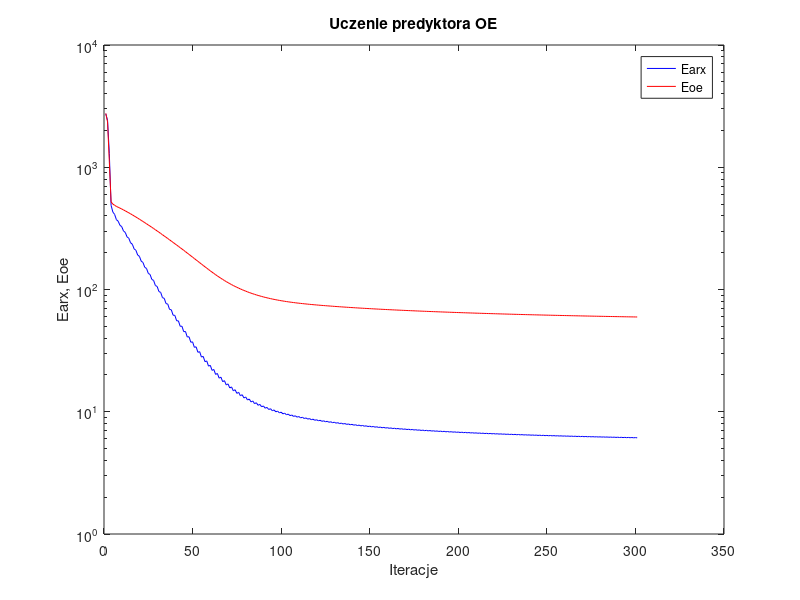
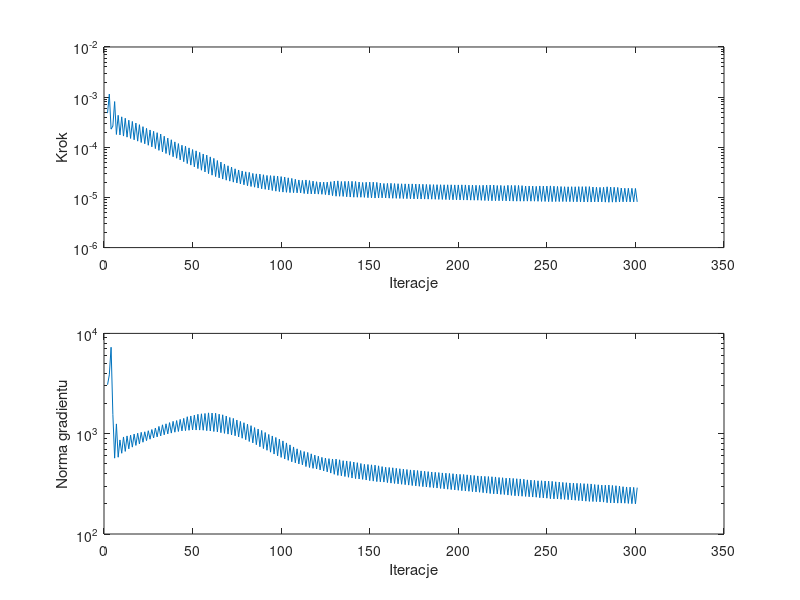

The MATLAB script that drew these images, in order:
%uczenie predyktora oe
clear all;
n=0; farx(n+1)=2.737813e+003; foe(n+1)=2.759058e+003; wspucz(n+1)=0.000000e+000; ng(n+1)=0.000000e+000;
n=1; farx(n+1)=2.421047e+003; foe(n+1)=2.350441e+003; krok(n+1)=4.807698e-004; ng(n+1)=3.076864e+003;
n=2; farx(n+1)=1.291677e+003; foe(n+1)=1.114692e+003; krok(n+1)=1.151653e-003; ng(n+1)=3.862009e+003;
n=3; farx(n+1)=4.879434e+002; foe(n+1)=5.206856e+002; krok(n+1)=2.302017e-004; ng(n+1)=7.275543e+003;
n=4; farx(n+1)=4.300931e+002; foe(n+1)=4.993201e+002; krok(n+1)=2.647244e-004; ng(n+1)=1.557351e+003;
n=5; farx(n+1)=4.111967e+002; foe(n+1)=4.887516e+002; krok(n+1)=8.158254e-004; ng(n+1)=5.705232e+002;
n=6; farx(n+1)=3.726295e+002; foe(n+1)=4.781259e+002; krok(n+1)=1.802468e-004; ng(n+1)=1.252179e+003;
n=7; farx(n+1)=3.620150e+002; foe(n+1)=4.707577e+002; krok(n+1)=4.342261e-004; ng(n+1)=5.829320e+002;
n=8; farx(n+1)=3.351581e+002; foe(n+1)=4.631252e+002; krok(n+1)=1.761674e-004; ng(n+1)=8.665262e+002;
n=9; farx(n+1)=3.268001e+002; foe(n+1)=4.555722e+002; krok(n+1)=4.047370e-004; ng(n+1)=6.382121e+002;
n=10; farx(n+1)=3.011234e+002; foe(n+1)=4.476959e+002; krok(n+1)=1.674127e-004; ng(n+1)=9.276871e+002;
n=11; farx(n+1)=2.931301e+002; foe(n+1)=4.399076e+002; krok(n+1)=3.795463e-004; ng(n+1)=6.661679e+002;
n=12; farx(n+1)=2.694465e+002; foe(n+1)=4.318332e+002; krok(n+1)=1.592395e-004; ng(n+1)=9.504139e+002;
n=13; farx(n+1)=2.625618e+002; foe(n+1)=4.240323e+002; krok(n+1)=3.467612e-004; ng(n+1)=7.063014e+002;
n=14; farx(n+1)=2.410164e+002; foe(n+1)=4.159055e+002; krok(n+1)=1.500113e-004; ng(n+1)=9.666348e+002;
n=15; farx(n+1)=2.346141e+002; foe(n+1)=4.079288e+002; krok(n+1)=3.276027e-004; ng(n+1)=7.346353e+002;
n=16; farx(n+1)=2.149551e+002; foe(n+1)=3.997596e+002; krok(n+1)=1.410950e-004; ng(n+1)=9.917579e+002;
n=17; farx(n+1)=2.093403e+002; foe(n+1)=3.917833e+002; krok(n+1)=3.043485e-004; ng(n+1)=7.641121e+002;
n=18; farx(n+1)=1.915095e+002; foe(n+1)=3.836845e+002; krok(n+1)=1.326035e-004; ng(n+1)=1.011378e+003;
n=19; farx(n+1)=1.866674e+002; foe(n+1)=3.757768e+002; krok(n+1)=2.826636e-004; ng(n+1)=7.912157e+002;
n=20; farx(n+1)=1.704838e+002; foe(n+1)=3.678038e+002; krok(n+1)=1.247165e-004; ng(n+1)=1.031977e+003;
n=21; farx(n+1)=1.665010e+002; foe(n+1)=3.600845e+002; krok(n+1)=2.578785e-004; ng(n+1)=8.221660e+002;
n=22; farx(n+1)=1.519231e+002; foe(n+1)=3.523625e+002; krok(n+1)=1.174602e-004; ng(n+1)=1.044811e+003;
n=23; farx(n+1)=1.486573e+002; foe(n+1)=3.448405e+002; krok(n+1)=2.386632e-004; ng(n+1)=8.527935e+002;
n=24; farx(n+1)=1.354411e+002; foe(n+1)=3.373012e+002; krok(n+1)=1.098323e-004; ng(n+1)=1.070571e+003;
n=25; farx(n+1)=1.327975e+002; foe(n+1)=3.299892e+002; krok(n+1)=2.215284e-004; ng(n+1)=8.813556e+002;
n=26; farx(n+1)=1.208413e+002; foe(n+1)=3.226348e+002; krok(n+1)=1.019782e-004; ng(n+1)=1.100652e+003;
n=27; farx(n+1)=1.186418e+002; foe(n+1)=3.154756e+002; krok(n+1)=2.084136e-004; ng(n+1)=9.063972e+002;
n=28; farx(n+1)=1.078061e+002; foe(n+1)=3.082803e+002; krok(n+1)=9.416187e-005; ng(n+1)=1.139546e+003;
n=29; farx(n+1)=1.059792e+002; foe(n+1)=3.012649e+002; krok(n+1)=1.955288e-004; ng(n+1)=9.294298e+002;
n=30; farx(n+1)=9.619643e+001; foe(n+1)=2.942683e+002; krok(n+1)=8.683747e-005; ng(n+1)=1.181712e+003;
n=31; farx(n+1)=9.468049e+001; foe(n+1)=2.873853e+002; krok(n+1)=1.837317e-004; ng(n+1)=9.500659e+002;
n=32; farx(n+1)=8.577554e+001; foe(n+1)=2.805877e+002; krok(n+1)=8.074766e-005; ng(n+1)=1.226150e+003;
n=33; farx(n+1)=8.472609e+001; foe(n+1)=2.740168e+002; krok(n+1)=1.661929e-004; ng(n+1)=9.751720e+002;
n=34; farx(n+1)=7.670962e+001; foe(n+1)=2.675127e+002; krok(n+1)=7.519941e-005; ng(n+1)=1.254776e+003;
n=35; farx(n+1)=7.597311e+001; foe(n+1)=2.611731e+002; krok(n+1)=1.527851e-004; ng(n+1)=9.956494e+002;
n=36; farx(n+1)=6.872806e+001; foe(n+1)=2.549146e+002; krok(n+1)=6.976007e-005; ng(n+1)=1.289717e+003;
n=37; farx(n+1)=6.823943e+001; foe(n+1)=2.487882e+002; krok(n+1)=1.412779e-004; ng(n+1)=1.013927e+003;
n=38; farx(n+1)=6.165234e+001; foe(n+1)=2.427505e+002; krok(n+1)=6.485137e-005; ng(n+1)=1.328119e+003;
n=39; farx(n+1)=6.141047e+001; foe(n+1)=2.368899e+002; krok(n+1)=1.281635e-004; ng(n+1)=1.034887e+003;
n=40; farx(n+1)=5.547225e+001; foe(n+1)=2.311370e+002; krok(n+1)=6.047987e-005; ng(n+1)=1.351934e+003;
n=41; farx(n+1)=5.540729e+001; foe(n+1)=2.255002e+002; krok(n+1)=1.185248e-004; ng(n+1)=1.052525e+003;
n=42; farx(n+1)=5.001250e+001; foe(n+1)=2.199585e+002; krok(n+1)=5.603333e-005; ng(n+1)=1.388849e+003;
n=43; farx(n+1)=5.007729e+001; foe(n+1)=2.145307e+002; krok(n+1)=1.098323e-004; ng(n+1)=1.066808e+003;
n=44; farx(n+1)=4.520744e+001; foe(n+1)=2.092120e+002; krok(n+1)=5.162212e-005; ng(n+1)=1.422154e+003;
n=45; farx(n+1)=4.533136e+001; foe(n+1)=2.039174e+002; krok(n+1)=1.051281e-004; ng(n+1)=1.073028e+003;
n=46; farx(n+1)=4.086208e+001; foe(n+1)=1.987344e+002; krok(n+1)=4.744329e-005; ng(n+1)=1.476053e+003;
n=47; farx(n+1)=4.107167e+001; foe(n+1)=1.936619e+002; krok(n+1)=9.729960e-005; ng(n+1)=1.081638e+003;
n=48; farx(n+1)=3.702182e+001; foe(n+1)=1.887301e+002; krok(n+1)=4.412088e-005; ng(n+1)=1.502305e+003;
n=49; farx(n+1)=3.731699e+001; foe(n+1)=1.839101e+002; krok(n+1)=9.012338e-005; ng(n+1)=1.088881e+003;
n=50; farx(n+1)=3.365355e+001; foe(n+1)=1.792110e+002; krok(n+1)=4.073759e-005; ng(n+1)=1.531150e+003;
n=51; farx(n+1)=3.397885e+001; foe(n+1)=1.745885e+002; krok(n+1)=8.489916e-005; ng(n+1)=1.088171e+003;
n=52; farx(n+1)=3.065386e+001; foe(n+1)=1.701110e+002; krok(n+1)=3.762088e-005; ng(n+1)=1.561826e+003;
n=53; farx(n+1)=3.100700e+001; foe(n+1)=1.657227e+002; krok(n+1)=7.907676e-005; ng(n+1)=1.086745e+003;
n=54; farx(n+1)=2.800705e+001; foe(n+1)=1.615062e+002; krok(n+1)=3.488004e-005; ng(n+1)=1.579254e+003;
n=55; farx(n+1)=2.837884e+001; foe(n+1)=1.573674e+002; krok(n+1)=7.357142e-005; ng(n+1)=1.082864e+003;
n=56; farx(n+1)=2.568629e+001; foe(n+1)=1.534178e+002; krok(n+1)=3.223481e-005; ng(n+1)=1.590962e+003;
n=57; farx(n+1)=2.605464e+001; foe(n+1)=1.494983e+002; krok(n+1)=6.991253e-005; ng(n+1)=1.071709e+003;
n=58; farx(n+1)=2.360823e+001; foe(n+1)=1.457713e+002; krok(n+1)=2.983290e-005; ng(n+1)=1.613203e+003;
n=59; farx(n+1)=2.398628e+001; foe(n+1)=1.421458e+002; krok(n+1)=6.435256e-005; ng(n+1)=1.064968e+003;
n=60; farx(n+1)=2.180037e+001; foe(n+1)=1.387124e+002; krok(n+1)=2.780862e-005; ng(n+1)=1.605484e+003;
n=61; farx(n+1)=2.217279e+001; foe(n+1)=1.353565e+002; krok(n+1)=6.009622e-005; ng(n+1)=1.051844e+003;
n=62; farx(n+1)=2.020108e+001; foe(n+1)=1.321850e+002; krok(n+1)=2.605170e-005; ng(n+1)=1.600740e+003;
n=63; farx(n+1)=2.057399e+001; foe(n+1)=1.291443e+002; krok(n+1)=5.445660e-005; ng(n+1)=1.042001e+003;
n=64; farx(n+1)=1.882704e+001; foe(n+1)=1.262832e+002; krok(n+1)=2.458493e-005; ng(n+1)=1.565134e+003;
n=65; farx(n+1)=1.918643e+001; foe(n+1)=1.235075e+002; krok(n+1)=5.075699e-005; ng(n+1)=1.023681e+003;
n=66; farx(n+1)=1.761512e+001; foe(n+1)=1.208962e+002; krok(n+1)=2.322634e-005; ng(n+1)=1.542839e+003;
n=67; farx(n+1)=1.796545e+001; foe(n+1)=1.184010e+002; krok(n+1)=4.646090e-005; ng(n+1)=1.007751e+003;
n=68; farx(n+1)=1.656609e+001; foe(n+1)=1.160521e+002; krok(n+1)=2.208984e-005; ng(n+1)=1.501033e+003;
n=69; farx(n+1)=1.689573e+001; foe(n+1)=1.138017e+002; krok(n+1)=4.279756e-005; ng(n+1)=9.907347e+002;
n=70; farx(n+1)=1.565062e+001; foe(n+1)=1.117009e+002; krok(n+1)=2.114892e-005; ng(n+1)=1.450819e+003;
n=71; farx(n+1)=1.596916e+001; foe(n+1)=1.096776e+002; krok(n+1)=4.033419e-005; ng(n+1)=9.716480e+002;
n=72; farx(n+1)=1.483988e+001; foe(n+1)=1.077657e+002; krok(n+1)=2.018691e-005; ng(n+1)=1.421314e+003;
n=73; farx(n+1)=1.514532e+001; foe(n+1)=1.059634e+002; krok(n+1)=3.727497e-005; ng(n+1)=9.540234e+002;
n=74; farx(n+1)=1.413654e+001; foe(n+1)=1.042543e+002; krok(n+1)=1.941361e-005; ng(n+1)=1.369106e+003;
n=75; farx(n+1)=1.442344e+001; foe(n+1)=1.026340e+002; krok(n+1)=3.527374e-005; ng(n+1)=9.281842e+002;
n=76; farx(n+1)=1.351472e+001; foe(n+1)=1.010950e+002; krok(n+1)=1.864430e-005; ng(n+1)=1.325480e+003;
n=77; farx(n+1)=1.378580e+001; foe(n+1)=9.964032e+001; krok(n+1)=3.369455e-005; ng(n+1)=9.009896e+002;
n=78; farx(n+1)=1.296443e+001; foe(n+1)=9.824935e+001; krok(n+1)=1.786413e-005; ng(n+1)=1.286073e+003;
n=79; farx(n+1)=1.321701e+001; foe(n+1)=9.693927e+001; krok(n+1)=3.242569e-005; ng(n+1)=8.716156e+002;
n=80; farx(n+1)=1.247716e+001; foe(n+1)=9.568502e+001; krok(n+1)=1.709205e-005; ng(n+1)=1.244154e+003;
n=81; farx(n+1)=1.270770e+001; foe(n+1)=9.449604e+001; krok(n+1)=3.163728e-005; ng(n+1)=8.364882e+002;
n=82; farx(n+1)=1.203400e+001; foe(n+1)=9.336537e+001; krok(n+1)=1.653919e-005; ng(n+1)=1.202408e+003;
n=83; farx(n+1)=1.225191e+001; foe(n+1)=9.230592e+001; krok(n+1)=3.012115e-005; ng(n+1)=8.097651e+002;
n=84; farx(n+1)=1.164472e+001; foe(n+1)=9.129565e+001; krok(n+1)=1.602043e-005; ng(n+1)=1.151583e+003;
n=85; farx(n+1)=1.184807e+001; foe(n+1)=9.033971e+001; krok(n+1)=2.952022e-005; ng(n+1)=7.766910e+002;
n=86; farx(n+1)=1.129565e+001; foe(n+1)=8.942569e+001; krok(n+1)=1.539716e-005; ng(n+1)=1.113679e+003;
n=87; farx(n+1)=1.148355e+001; foe(n+1)=8.855842e+001; krok(n+1)=2.921834e-005; ng(n+1)=7.410418e+002;
n=88; farx(n+1)=1.097770e+001; foe(n+1)=8.773034e+001; krok(n+1)=1.486954e-005; ng(n+1)=1.077064e+003;
n=89; farx(n+1)=1.115126e+001; foe(n+1)=8.694913e+001; krok(n+1)=2.832743e-005; ng(n+1)=7.104926e+002;
n=90; farx(n+1)=1.069124e+001; foe(n+1)=8.620975e+001; krok(n+1)=1.453926e-005; ng(n+1)=1.027598e+003;
n=91; farx(n+1)=1.085438e+001; foe(n+1)=8.550859e+001; krok(n+1)=2.746916e-005; ng(n+1)=6.835297e+002;
n=92; farx(n+1)=1.043513e+001; foe(n+1)=8.484500e+001; krok(n+1)=1.416371e-005; ng(n+1)=9.828289e+002;
n=93; farx(n+1)=1.058849e+001; foe(n+1)=8.420957e+001; krok(n+1)=2.722830e-005; ng(n+1)=6.544822e+002;
n=94; farx(n+1)=1.020155e+001; foe(n+1)=8.360566e+001; krok(n+1)=1.373458e-005; ng(n+1)=9.495120e+002;
n=95; farx(n+1)=1.034606e+001; foe(n+1)=8.302920e+001; krok(n+1)=2.700051e-005; ng(n+1)=6.265573e+002;
n=96; farx(n+1)=9.988008e+000; foe(n+1)=8.247874e+001; krok(n+1)=1.334530e-005; ng(n+1)=9.168355e+002;
n=97; farx(n+1)=1.012368e+001; foe(n+1)=8.195502e+001; krok(n+1)=2.663194e-005; ng(n+1)=6.016102e+002;
n=98; farx(n+1)=9.791438e+000; foe(n+1)=8.145497e+001; krok(n+1)=1.308479e-005; ng(n+1)=8.811134e+002;
n=99; farx(n+1)=9.921656e+000; foe(n+1)=8.098258e+001; krok(n+1)=2.605170e-005; ng(n+1)=5.805099e+002;
n=100; farx(n+1)=9.613535e+000; foe(n+1)=8.052647e+001; krok(n+1)=1.278257e-005; ng(n+1)=8.476784e+002;
n=101; farx(n+1)=9.735019e+000; foe(n+1)=8.009445e+001; krok(n+1)=2.550300e-005; ng(n+1)=5.592433e+002;
n=102; farx(n+1)=9.448639e+000; foe(n+1)=7.968122e+001; krok(n+1)=1.265721e-005; ng(n+1)=8.092202e+002;
n=103; farx(n+1)=9.565493e+000; foe(n+1)=7.929042e+001; krok(n+1)=2.462151e-005; ng(n+1)=5.427644e+002;
n=104; farx(n+1)=9.299584e+000; foe(n+1)=7.891412e+001; krok(n+1)=1.248150e-005; ng(n+1)=7.735349e+002;
n=105; farx(n+1)=9.409417e+000; foe(n+1)=7.855491e+001; krok(n+1)=2.394830e-005; ng(n+1)=5.247747e+002;
n=106; farx(n+1)=9.160652e+000; foe(n+1)=7.821214e+001; krok(n+1)=1.245057e-005; ng(n+1)=7.376048e+002;
n=107; farx(n+1)=9.267376e+000; foe(n+1)=7.788520e+001; krok(n+1)=2.302585e-005; ng(n+1)=5.123136e+002;
n=108; farx(n+1)=9.034329e+000; foe(n+1)=7.757034e+001; krok(n+1)=1.235197e-005; ng(n+1)=7.067222e+002;
n=109; farx(n+1)=9.135995e+000; foe(n+1)=7.726825e+001; krok(n+1)=2.230894e-005; ng(n+1)=4.991764e+002;
n=110; farx(n+1)=8.916792e+000; foe(n+1)=7.697849e+001; krok(n+1)=1.233369e-005; ng(n+1)=6.795713e+002;
n=111; farx(n+1)=9.016947e+000; foe(n+1)=7.669950e+001; krok(n+1)=2.190752e-005; ng(n+1)=4.890411e+002;
n=112; farx(n+1)=8.810741e+000; foe(n+1)=7.642703e+001; krok(n+1)=1.197415e-005; ng(n+1)=6.640894e+002;
n=113; farx(n+1)=8.904285e+000; foe(n+1)=7.616009e+001; krok(n+1)=2.230894e-005; ng(n+1)=4.702342e+002;
n=114; farx(n+1)=8.706692e+000; foe(n+1)=7.590266e+001; krok(n+1)=1.181238e-005; ng(n+1)=6.501979e+002;
n=115; farx(n+1)=8.797109e+000; foe(n+1)=7.565347e+001; krok(n+1)=2.170937e-005; ng(n+1)=4.602855e+002;
n=116; farx(n+1)=8.609437e+000; foe(n+1)=7.541285e+001; krok(n+1)=1.177023e-005; ng(n+1)=6.298478e+002;
n=117; farx(n+1)=8.697333e+000; foe(n+1)=7.517944e+001; krok(n+1)=2.114892e-005; ng(n+1)=4.514408e+002;
n=118; farx(n+1)=8.517821e+000; foe(n+1)=7.495322e+001; krok(n+1)=1.176389e-005; ng(n+1)=6.116947e+002;
n=119; farx(n+1)=8.604501e+000; foe(n+1)=7.473471e+001; krok(n+1)=2.058283e-005; ng(n+1)=4.447423e+002;
n=120; farx(n+1)=8.433039e+000; foe(n+1)=7.452049e+001; krok(n+1)=1.165470e-005; ng(n+1)=5.969675e+002;
n=121; farx(n+1)=8.516443e+000; foe(n+1)=7.431274e+001; krok(n+1)=2.020969e-005; ng(n+1)=4.352262e+002;
n=122; farx(n+1)=8.353393e+000; foe(n+1)=7.411009e+001; krok(n+1)=1.155324e-005; ng(n+1)=5.809962e+002;
n=123; farx(n+1)=8.434285e+000; foe(n+1)=7.391109e+001; krok(n+1)=2.020969e-005; ng(n+1)=4.250583e+002;
n=124; farx(n+1)=8.277088e+000; foe(n+1)=7.371672e+001; krok(n+1)=1.139931e-005; ng(n+1)=5.716244e+002;
n=125; farx(n+1)=8.356311e+000; foe(n+1)=7.352623e+001; krok(n+1)=2.018691e-005; ng(n+1)=4.163993e+002;
n=126; farx(n+1)=8.205315e+000; foe(n+1)=7.333895e+001; krok(n+1)=1.115447e-005; ng(n+1)=5.638984e+002;
n=127; farx(n+1)=8.281994e+000; foe(n+1)=7.315389e+001; krok(n+1)=2.058283e-005; ng(n+1)=4.049706e+002;
n=128; farx(n+1)=8.136360e+000; foe(n+1)=7.297196e+001; krok(n+1)=1.085468e-005; ng(n+1)=5.595353e+002;
n=129; farx(n+1)=8.210553e+000; foe(n+1)=7.279074e+001; krok(n+1)=2.122479e-005; ng(n+1)=3.936761e+002;
n=130; farx(n+1)=8.068864e+000; foe(n+1)=7.261265e+001; krok(n+1)=1.057446e-005; ng(n+1)=5.580818e+002;
n=131; farx(n+1)=8.139984e+000; foe(n+1)=7.243575e+001; krok(n+1)=2.139878e-005; ng(n+1)=3.841182e+002;
n=132; farx(n+1)=8.002007e+000; foe(n+1)=7.226403e+001; krok(n+1)=1.054828e-005; ng(n+1)=5.495278e+002;
n=133; farx(n+1)=8.072477e+000; foe(n+1)=7.209606e+001; krok(n+1)=2.078166e-005; ng(n+1)=3.806167e+002;
n=134; farx(n+1)=7.939880e+000; foe(n+1)=7.193155e+001; krok(n+1)=1.048504e-005; ng(n+1)=5.379659e+002;
n=135; farx(n+1)=8.009547e+000; foe(n+1)=7.176900e+001; krok(n+1)=2.092147e-005; ng(n+1)=3.743553e+002;
n=136; farx(n+1)=7.880127e+000; foe(n+1)=7.160813e+001; krok(n+1)=1.031748e-005; ng(n+1)=5.348337e+002;
n=137; farx(n+1)=7.948202e+000; foe(n+1)=7.145027e+001; krok(n+1)=2.092147e-005; ng(n+1)=3.679968e+002;
n=138; farx(n+1)=7.822887e+000; foe(n+1)=7.129417e+001; krok(n+1)=1.018440e-005; ng(n+1)=5.282767e+002;
n=139; farx(n+1)=7.889036e+000; foe(n+1)=7.114010e+001; krok(n+1)=2.097007e-005; ng(n+1)=3.612832e+002;
n=140; farx(n+1)=7.767265e+000; foe(n+1)=7.098868e+001; krok(n+1)=1.010485e-005; ng(n+1)=5.216084e+002;
n=141; farx(n+1)=7.832093e+000; foe(n+1)=7.083943e+001; krok(n+1)=2.078166e-005; ng(n+1)=3.564147e+002;
n=142; farx(n+1)=7.713409e+000; foe(n+1)=7.069285e+001; krok(n+1)=1.009346e-005; ng(n+1)=5.140148e+002;
n=143; farx(n+1)=7.777398e+000; foe(n+1)=7.054957e+001; krok(n+1)=2.027520e-005; ng(n+1)=3.536298e+002;
n=144; farx(n+1)=7.662395e+000; foe(n+1)=7.040835e+001; krok(n+1)=1.009346e-005; ng(n+1)=5.044156e+002;
n=145; farx(n+1)=7.725193e+000; foe(n+1)=7.026996e+001; krok(n+1)=1.987209e-005; ng(n+1)=3.503789e+002;
n=146; farx(n+1)=7.614319e+000; foe(n+1)=7.013375e+001; krok(n+1)=1.003721e-005; ng(n+1)=4.952028e+002;
n=147; farx(n+1)=7.676184e+000; foe(n+1)=6.999831e+001; krok(n+1)=2.006817e-005; ng(n+1)=3.454497e+002;
n=148; farx(n+1)=7.567745e+000; foe(n+1)=6.986452e+001; krok(n+1)=9.888364e-006; ng(n+1)=4.930846e+002;
n=149; farx(n+1)=7.628286e+000; foe(n+1)=6.973164e+001; krok(n+1)=2.020969e-005; ng(n+1)=3.404021e+002;
n=150; farx(n+1)=7.522150e+000; foe(n+1)=6.960075e+001; krok(n+1)=9.808732e-006; ng(n+1)=4.893411e+002;
n=151; farx(n+1)=7.582090e+000; foe(n+1)=6.947148e+001; krok(n+1)=2.018691e-005; ng(n+1)=3.367995e+002;
n=152; farx(n+1)=7.478185e+000; foe(n+1)=6.934328e+001; krok(n+1)=9.722265e-006; ng(n+1)=4.859439e+002;
n=153; farx(n+1)=7.536648e+000; foe(n+1)=6.921722e+001; krok(n+1)=1.995189e-005; ng(n+1)=3.330648e+002;
n=154; farx(n+1)=7.435229e+000; foe(n+1)=6.909318e+001; krok(n+1)=9.766516e-006; ng(n+1)=4.783099e+002;
n=155; farx(n+1)=7.492981e+000; foe(n+1)=6.897198e+001; krok(n+1)=1.934393e-005; ng(n+1)=3.316308e+002;
n=156; farx(n+1)=7.394579e+000; foe(n+1)=6.885242e+001; krok(n+1)=9.809075e-006; ng(n+1)=4.698052e+002;
n=157; farx(n+1)=7.451478e+000; foe(n+1)=6.873502e+001; krok(n+1)=1.895924e-005; ng(n+1)=3.294071e+002;
n=158; farx(n+1)=7.356155e+000; foe(n+1)=6.861916e+001; krok(n+1)=9.772716e-006; ng(n+1)=4.629030e+002;
n=159; farx(n+1)=7.412218e+000; foe(n+1)=6.850403e+001; krok(n+1)=1.906326e-005; ng(n+1)=3.254583e+002;
n=160; farx(n+1)=7.318806e+000; foe(n+1)=6.839024e+001; krok(n+1)=9.671965e-006; ng(n+1)=4.601934e+002;
n=161; farx(n+1)=7.373977e+000; foe(n+1)=6.827728e+001; krok(n+1)=1.914386e-005; ng(n+1)=3.215989e+002;
n=162; farx(n+1)=7.282133e+000; foe(n+1)=6.816563e+001; krok(n+1)=9.622040e-006; ng(n+1)=4.571351e+002;
n=163; farx(n+1)=7.336515e+000; foe(n+1)=6.805570e+001; krok(n+1)=1.891271e-005; ng(n+1)=3.190720e+002;
n=164; farx(n+1)=7.246881e+000; foe(n+1)=6.794698e+001; krok(n+1)=9.600090e-006; ng(n+1)=4.518001e+002;
n=165; farx(n+1)=7.300457e+000; foe(n+1)=6.783968e+001; krok(n+1)=1.877358e-005; ng(n+1)=3.162595e+002;
n=166; farx(n+1)=7.212884e+000; foe(n+1)=6.773353e+001; krok(n+1)=9.558456e-006; ng(n+1)=4.472173e+002;
n=167; farx(n+1)=7.265661e+000; foe(n+1)=6.762854e+001; krok(n+1)=1.871916e-005; ng(n+1)=3.131959e+002;
n=168; farx(n+1)=7.179891e+000; foe(n+1)=6.752465e+001; krok(n+1)=9.510892e-006; ng(n+1)=4.433579e+002;
n=169; farx(n+1)=7.231891e+000; foe(n+1)=6.742194e+001; krok(n+1)=1.864430e-005; ng(n+1)=3.102902e+002;
n=170; farx(n+1)=7.147938e+000; foe(n+1)=6.732029e+001; krok(n+1)=9.463005e-006; ng(n+1)=4.394122e+002;
n=171; farx(n+1)=7.199105e+000; foe(n+1)=6.721970e+001; krok(n+1)=1.858062e-005; ng(n+1)=3.073174e+002;
n=172; farx(n+1)=7.116998e+000; foe(n+1)=6.712026e+001; krok(n+1)=9.410994e-006; ng(n+1)=4.354189e+002;
n=173; farx(n+1)=7.167470e+000; foe(n+1)=6.702156e+001; krok(n+1)=1.861995e-005; ng(n+1)=3.041869e+002;
n=174; farx(n+1)=7.086736e+000; foe(n+1)=6.692389e+001; krok(n+1)=9.359580e-006; ng(n+1)=4.330614e+002;
n=175; farx(n+1)=7.136483e+000; foe(n+1)=6.682737e+001; krok(n+1)=1.850362e-005; ng(n+1)=3.016326e+002;
n=176; farx(n+1)=7.057395e+000; foe(n+1)=6.673187e+001; krok(n+1)=9.331364e-006; ng(n+1)=4.293705e+002;
n=177; farx(n+1)=7.106437e+000; foe(n+1)=6.663747e+001; krok(n+1)=1.839286e-005; ng(n+1)=2.991283e+002;
n=178; farx(n+1)=7.028961e+000; foe(n+1)=6.654403e+001; krok(n+1)=9.299765e-006; ng(n+1)=4.257790e+002;
n=179; farx(n+1)=7.077301e+000; foe(n+1)=6.645160e+001; krok(n+1)=1.830987e-005; ng(n+1)=2.965666e+002;
n=180; farx(n+1)=7.001293e+000; foe(n+1)=6.636012e+001; krok(n+1)=9.272806e-006; ng(n+1)=4.224220e+002;
n=181; farx(n+1)=7.048946e+000; foe(n+1)=6.626972e+001; krok(n+1)=1.817813e-005; ng(n+1)=2.942421e+002;
n=182; farx(n+1)=6.974459e+000; foe(n+1)=6.618026e+001; krok(n+1)=9.251809e-006; ng(n+1)=4.186927e+002;
n=183; farx(n+1)=7.021461e+000; foe(n+1)=6.609179e+001; krok(n+1)=1.806967e-005; ng(n+1)=2.919211e+002;
n=184; farx(n+1)=6.948408e+000; foe(n+1)=6.600421e+001; krok(n+1)=9.225986e-006; ng(n+1)=4.152664e+002;
n=185; farx(n+1)=6.994821e+000; foe(n+1)=6.591757e+001; krok(n+1)=1.799457e-005; ng(n+1)=2.895929e+002;
n=186; farx(n+1)=6.923115e+000; foe(n+1)=6.583169e+001; krok(n+1)=9.188990e-006; ng(n+1)=4.122914e+002;
n=187; farx(n+1)=6.968942e+000; foe(n+1)=6.574674e+001; krok(n+1)=1.796068e-005; ng(n+1)=2.871474e+002;
n=188; farx(n+1)=6.898543e+000; foe(n+1)=6.566244e+001; krok(n+1)=9.139546e-006; ng(n+1)=4.096542e+002;
n=189; farx(n+1)=6.943601e+000; foe(n+1)=6.557897e+001; krok(n+1)=1.792006e-005; ng(n+1)=2.845008e+002;
n=190; farx(n+1)=6.874493e+000; foe(n+1)=6.549639e+001; krok(n+1)=9.117057e-006; ng(n+1)=4.063823e+002;
n=191; farx(n+1)=6.919068e+000; foe(n+1)=6.541463e+001; krok(n+1)=1.786413e-005; ng(n+1)=2.823377e+002;
n=192; farx(n+1)=6.851157e+000; foe(n+1)=6.533352e+001; krok(n+1)=9.071830e-006; ng(n+1)=4.038752e+002;
n=193; farx(n+1)=6.895159e+000; foe(n+1)=6.525321e+001; krok(n+1)=1.786413e-005; ng(n+1)=2.798686e+002;
n=194; farx(n+1)=6.828393e+000; foe(n+1)=6.517350e+001; krok(n+1)=9.024321e-006; ng(n+1)=4.015527e+002;
n=195; farx(n+1)=6.871809e+000; foe(n+1)=6.509460e+001; krok(n+1)=1.786413e-005; ng(n+1)=2.774054e+002;
n=196; farx(n+1)=6.806127e+000; foe(n+1)=6.501627e+001; krok(n+1)=8.985823e-006; ng(n+1)=3.991614e+002;
n=197; farx(n+1)=6.848850e+000; foe(n+1)=6.493884e+001; krok(n+1)=1.776662e-005; ng(n+1)=2.751710e+002;
n=198; farx(n+1)=6.784488e+000; foe(n+1)=6.486217e+001; krok(n+1)=8.960031e-006; ng(n+1)=3.956069e+002;
n=199; farx(n+1)=6.826659e+000; foe(n+1)=6.478608e+001; krok(n+1)=1.776662e-005; ng(n+1)=2.728038e+002;
n=200; farx(n+1)=6.763369e+000; foe(n+1)=6.471071e+001; krok(n+1)=8.914462e-006; ng(n+1)=3.932886e+002;
n=201; farx(n+1)=6.805105e+000; foe(n+1)=6.463588e+001; krok(n+1)=1.782680e-005; ng(n+1)=2.704123e+002;
n=202; farx(n+1)=6.742645e+000; foe(n+1)=6.456158e+001; krok(n+1)=8.865531e-006; ng(n+1)=3.918257e+002;
n=203; farx(n+1)=6.783804e+000; foe(n+1)=6.448812e+001; krok(n+1)=1.775984e-005; ng(n+1)=2.682900e+002;
n=204; farx(n+1)=6.722328e+000; foe(n+1)=6.441524e+001; krok(n+1)=8.856543e-006; ng(n+1)=3.888495e+002;
n=205; farx(n+1)=6.762924e+000; foe(n+1)=6.434338e+001; krok(n+1)=1.757217e-005; ng(n+1)=2.666469e+002;
n=206; farx(n+1)=6.702767e+000; foe(n+1)=6.427211e+001; krok(n+1)=8.833238e-006; ng(n+1)=3.849749e+002;
n=207; farx(n+1)=6.742824e+000; foe(n+1)=6.420133e+001; krok(n+1)=1.761549e-005; ng(n+1)=2.642268e+002;
n=208; farx(n+1)=6.683472e+000; foe(n+1)=6.413118e+001; krok(n+1)=8.804989e-006; ng(n+1)=3.829684e+002;
n=209; farx(n+1)=6.722970e+000; foe(n+1)=6.406182e+001; krok(n+1)=1.747381e-005; ng(n+1)=2.624607e+002;
n=210; farx(n+1)=6.664654e+000; foe(n+1)=6.399314e+001; krok(n+1)=8.804989e-006; ng(n+1)=3.794514e+002;
n=211; farx(n+1)=6.703748e+000; foe(n+1)=6.392520e+001; krok(n+1)=1.736589e-005; ng(n+1)=2.608288e+002;
n=212; farx(n+1)=6.646535e+000; foe(n+1)=6.385776e+001; krok(n+1)=8.756691e-006; ng(n+1)=3.767350e+002;
n=213; farx(n+1)=6.685130e+000; foe(n+1)=6.379065e+001; krok(n+1)=1.749394e-005; ng(n+1)=2.582232e+002;
n=214; farx(n+1)=6.628713e+000; foe(n+1)=6.372408e+001; krok(n+1)=8.690837e-006; ng(n+1)=3.754717e+002;
n=215; farx(n+1)=6.666807e+000; foe(n+1)=6.365785e+001; krok(n+1)=1.758806e-005; ng(n+1)=2.557579e+002;
n=216; farx(n+1)=6.611212e+000; foe(n+1)=6.359220e+001; krok(n+1)=8.632369e-006; ng(n+1)=3.739375e+002;
n=217; farx(n+1)=6.648803e+000; foe(n+1)=6.352684e+001; krok(n+1)=1.766648e-005; ng(n+1)=2.533626e+002;
n=218; farx(n+1)=6.593944e+000; foe(n+1)=6.346214e+001; krok(n+1)=8.593476e-006; ng(n+1)=3.722411e+002;
n=219; farx(n+1)=6.631171e+000; foe(n+1)=6.339789e+001; krok(n+1)=1.767686e-005; ng(n+1)=2.514317e+002;
n=220; farx(n+1)=6.576762e+000; foe(n+1)=6.333412e+001; krok(n+1)=8.600086e-006; ng(n+1)=3.705433e+002;
n=221; farx(n+1)=6.613540e+000; foe(n+1)=6.327163e+001; krok(n+1)=1.729605e-005; ng(n+1)=2.507387e+002;
n=222; farx(n+1)=6.560498e+000; foe(n+1)=6.320952e+001; krok(n+1)=8.593476e-006; ng(n+1)=3.657291e+002;
n=223; farx(n+1)=6.596758e+000; foe(n+1)=6.314779e+001; krok(n+1)=1.737277e-005; ng(n+1)=2.483699e+002;
n=224; farx(n+1)=6.544178e+000; foe(n+1)=6.308658e+001; krok(n+1)=8.600086e-006; ng(n+1)=3.639378e+002;
n=225; farx(n+1)=6.580116e+000; foe(n+1)=6.302646e+001; krok(n+1)=1.707914e-005; ng(n+1)=2.476268e+002;
n=226; farx(n+1)=6.528858e+000; foe(n+1)=6.296658e+001; krok(n+1)=8.546025e-006; ng(n+1)=3.602231e+002;
n=227; farx(n+1)=6.564368e+000; foe(n+1)=6.290671e+001; krok(n+1)=1.743790e-005; ng(n+1)=2.444533e+002;
n=228; farx(n+1)=6.513371e+000; foe(n+1)=6.284718e+001; krok(n+1)=8.479063e-006; ng(n+1)=3.607374e+002;
n=229; farx(n+1)=6.548419e+000; foe(n+1)=6.278832e+001; krok(n+1)=1.736589e-005; ng(n+1)=2.427255e+002;
n=230; farx(n+1)=6.498322e+000; foe(n+1)=6.272986e+001; krok(n+1)=8.445859e-006; ng(n+1)=3.580569e+002;
n=231; farx(n+1)=6.532810e+000; foe(n+1)=6.267174e+001; krok(n+1)=1.738167e-005; ng(n+1)=2.405570e+002;
n=232; farx(n+1)=6.483439e+000; foe(n+1)=6.261427e+001; krok(n+1)=8.431791e-006; ng(n+1)=3.555975e+002;
n=233; farx(n+1)=6.517667e+000; foe(n+1)=6.255718e+001; krok(n+1)=1.736589e-005; ng(n+1)=2.389901e+002;
n=234; farx(n+1)=6.468740e+000; foe(n+1)=6.250048e+001; krok(n+1)=8.423638e-006; ng(n+1)=3.540626e+002;
n=235; farx(n+1)=6.502723e+000; foe(n+1)=6.244467e+001; krok(n+1)=1.720017e-005; ng(n+1)=2.380077e+002;
n=236; farx(n+1)=6.454440e+000; foe(n+1)=6.238895e+001; krok(n+1)=8.423638e-006; ng(n+1)=3.515585e+002;
n=237; farx(n+1)=6.487748e+000; foe(n+1)=6.233427e+001; krok(n+1)=1.689172e-005; ng(n+1)=2.368359e+002;
n=238; farx(n+1)=6.440658e+000; foe(n+1)=6.228007e+001; krok(n+1)=8.445859e-006; ng(n+1)=3.464182e+002;
n=239; farx(n+1)=6.473588e+000; foe(n+1)=6.222619e+001; krok(n+1)=1.689172e-005; ng(n+1)=2.350995e+002;
n=240; farx(n+1)=6.427095e+000; foe(n+1)=6.217279e+001; krok(n+1)=8.422496e-006; ng(n+1)=3.445345e+002;
n=241; farx(n+1)=6.459692e+000; foe(n+1)=6.211977e+001; krok(n+1)=1.685899e-005; ng(n+1)=2.335673e+002;
n=242; farx(n+1)=6.413674e+000; foe(n+1)=6.206717e+001; krok(n+1)=8.423638e-006; ng(n+1)=3.426018e+002;
n=243; farx(n+1)=6.445902e+000; foe(n+1)=6.201529e+001; krok(n+1)=1.663763e-005; ng(n+1)=2.327406e+002;
n=244; farx(n+1)=6.400947e+000; foe(n+1)=6.196375e+001; krok(n+1)=8.379583e-006; ng(n+1)=3.393080e+002;
n=245; farx(n+1)=6.432827e+000; foe(n+1)=6.191211e+001; krok(n+1)=1.694172e-005; ng(n+1)=2.299594e+002;
n=246; farx(n+1)=6.388028e+000; foe(n+1)=6.186089e+001; krok(n+1)=8.334046e-006; ng(n+1)=3.395698e+002;
n=247; farx(n+1)=6.419643e+000; foe(n+1)=6.181022e+001; krok(n+1)=1.684728e-005; ng(n+1)=2.288845e+002;
n=248; farx(n+1)=6.375436e+000; foe(n+1)=6.175978e+001; krok(n+1)=8.316918e-006; ng(n+1)=3.376776e+002;
n=249; farx(n+1)=6.406802e+000; foe(n+1)=6.170990e+001; krok(n+1)=1.684728e-005; ng(n+1)=2.274937e+002;
n=250; farx(n+1)=6.363286e+000; foe(n+1)=6.166010e+001; krok(n+1)=8.245594e-006; ng(n+1)=3.365175e+002;
n=251; farx(n+1)=6.394061e+000; foe(n+1)=6.161046e+001; krok(n+1)=1.700060e-005; ng(n+1)=2.248736e+002;
n=252; farx(n+1)=6.350972e+000; foe(n+1)=6.156136e+001; krok(n+1)=8.245016e-006; ng(n+1)=3.349153e+002;
n=253; farx(n+1)=6.381342e+000; foe(n+1)=6.151274e+001; krok(n+1)=1.675917e-005; ng(n+1)=2.240933e+002;
n=254; farx(n+1)=6.338915e+000; foe(n+1)=6.146471e+001; krok(n+1)=8.284610e-006; ng(n+1)=3.314348e+002;
n=255; farx(n+1)=6.369104e+000; foe(n+1)=6.141719e+001; krok(n+1)=1.656922e-005; ng(n+1)=2.235868e+002;
n=256; farx(n+1)=6.327287e+000; foe(n+1)=6.136994e+001; krok(n+1)=8.272636e-006; ng(n+1)=3.292484e+002;
n=257; farx(n+1)=6.357060e+000; foe(n+1)=6.132311e+001; krok(n+1)=1.649119e-005; ng(n+1)=2.221976e+002;
n=258; farx(n+1)=6.315790e+000; foe(n+1)=6.127669e+001; krok(n+1)=8.284610e-006; ng(n+1)=3.268082e+002;
n=259; farx(n+1)=6.345306e+000; foe(n+1)=6.123074e+001; krok(n+1)=1.635753e-005; ng(n+1)=2.213559e+002;
n=260; farx(n+1)=6.304623e+000; foe(n+1)=6.118507e+001; krok(n+1)=8.272636e-006; ng(n+1)=3.246743e+002;
n=261; farx(n+1)=6.333782e+000; foe(n+1)=6.113976e+001; krok(n+1)=1.631013e-005; ng(n+1)=2.199832e+002;
n=262; farx(n+1)=6.293717e+000; foe(n+1)=6.109480e+001; krok(n+1)=8.245594e-006; ng(n+1)=3.226811e+002;
n=263; farx(n+1)=6.322551e+000; foe(n+1)=6.104998e+001; krok(n+1)=1.637351e-005; ng(n+1)=2.182603e+002;
n=264; farx(n+1)=6.282861e+000; foe(n+1)=6.100556e+001; krok(n+1)=8.226685e-006; ng(n+1)=3.215649e+002;
n=265; farx(n+1)=6.311476e+000; foe(n+1)=6.096147e+001; krok(n+1)=1.632874e-005; ng(n+1)=2.171751e+002;
n=266; farx(n+1)=6.272315e+000; foe(n+1)=6.091763e+001; krok(n+1)=8.186754e-006; ng(n+1)=3.201833e+002;
n=267; farx(n+1)=6.300601e+000; foe(n+1)=6.087395e+001; krok(n+1)=1.641304e-005; ng(n+1)=2.153849e+002;
n=268; farx(n+1)=6.261844e+000; foe(n+1)=6.083062e+001; krok(n+1)=8.155065e-006; ng(n+1)=3.191768e+002;
n=269; farx(n+1)=6.289838e+000; foe(n+1)=6.078751e+001; krok(n+1)=1.641304e-005; ng(n+1)=2.139929e+002;
n=270; farx(n+1)=6.251545e+000; foe(n+1)=6.074474e+001; krok(n+1)=8.129247e-006; ng(n+1)=3.177609e+002;
n=271; farx(n+1)=6.279272e+000; foe(n+1)=6.070217e+001; krok(n+1)=1.643712e-005; ng(n+1)=2.125724e+002;
n=272; farx(n+1)=6.241372e+000; foe(n+1)=6.065992e+001; krok(n+1)=8.105555e-006; ng(n+1)=3.166029e+002;
n=273; farx(n+1)=6.268875e+000; foe(n+1)=6.061793e+001; krok(n+1)=1.643953e-005; ng(n+1)=2.113310e+002;
n=274; farx(n+1)=6.231243e+000; foe(n+1)=6.057618e+001; krok(n+1)=8.106422e-006; ng(n+1)=3.154941e+002;
n=275; farx(n+1)=6.258278e+000; foe(n+1)=6.053502e+001; krok(n+1)=1.611741e-005; ng(n+1)=2.107847e+002;
n=276; farx(n+1)=6.221361e+000; foe(n+1)=6.049432e+001; krok(n+1)=8.164371e-006; ng(n+1)=3.112164e+002;
n=277; farx(n+1)=6.248253e+000; foe(n+1)=6.045397e+001; krok(n+1)=1.597537e-005; ng(n+1)=2.102794e+002;
n=278; farx(n+1)=6.211775e+000; foe(n+1)=6.041384e+001; krok(n+1)=8.153596e-006; ng(n+1)=3.095390e+002;
n=279; farx(n+1)=6.238308e+000; foe(n+1)=6.037405e+001; krok(n+1)=1.588017e-005; ng(n+1)=2.091377e+002;
n=280; farx(n+1)=6.202360e+000; foe(n+1)=6.033459e+001; krok(n+1)=8.155065e-006; ng(n+1)=3.071878e+002;
n=281; farx(n+1)=6.228780e+000; foe(n+1)=6.029534e+001; krok(n+1)=1.592832e-005; ng(n+1)=2.079943e+002;
n=282; farx(n+1)=6.193327e+000; foe(n+1)=6.025621e+001; krok(n+1)=8.058704e-006; ng(n+1)=3.068683e+002;
n=283; farx(n+1)=6.219456e+000; foe(n+1)=6.021689e+001; krok(n+1)=1.631013e-005; ng(n+1)=2.052381e+002;
n=284; farx(n+1)=6.184017e+000; foe(n+1)=6.017786e+001; krok(n+1)=8.012023e-006; ng(n+1)=3.078053e+002;
n=285; farx(n+1)=6.209747e+000; foe(n+1)=6.013917e+001; krok(n+1)=1.611741e-005; ng(n+1)=2.043676e+002;
n=286; farx(n+1)=6.174804e+000; foe(n+1)=6.010094e+001; krok(n+1)=8.059117e-006; ng(n+1)=3.046505e+002;
n=287; farx(n+1)=6.200423e+000; foe(n+1)=6.006305e+001; krok(n+1)=1.593982e-005; ng(n+1)=2.040829e+002;
n=288; farx(n+1)=6.165868e+000; foe(n+1)=6.002536e+001; krok(n+1)=8.059117e-006; ng(n+1)=3.029075e+002;
n=289; farx(n+1)=6.191191e+000; foe(n+1)=5.998804e+001; krok(n+1)=1.581864e-005; ng(n+1)=2.031970e+002;
n=290; farx(n+1)=6.156938e+000; foe(n+1)=5.995098e+001; krok(n+1)=8.106422e-006; ng(n+1)=3.006589e+002;
n=291; farx(n+1)=6.181886e+000; foe(n+1)=5.991452e+001; krok(n+1)=1.539716e-005; ng(n+1)=2.032965e+002;
n=292; farx(n+1)=6.148325e+000; foe(n+1)=5.987841e+001; krok(n+1)=8.178765e-006; ng(n+1)=2.961451e+002;
n=293; farx(n+1)=6.173111e+000; foe(n+1)=5.984262e+001; krok(n+1)=1.524497e-005; ng(n+1)=2.028731e+002;
n=294; farx(n+1)=6.139978e+000; foe(n+1)=5.980703e+001; krok(n+1)=8.172419e-006; ng(n+1)=2.943051e+002;
n=295; farx(n+1)=6.164553e+000; foe(n+1)=5.977165e+001; krok(n+1)=1.524497e-005; ng(n+1)=2.017521e+002;
n=296; farx(n+1)=6.131734e+000; foe(n+1)=5.973646e+001; krok(n+1)=8.153596e-006; ng(n+1)=2.932124e+002;
n=297; farx(n+1)=6.156045e+000; foe(n+1)=5.970151e+001; krok(n+1)=1.519948e-005; ng(n+1)=2.006941e+002;
n=298; farx(n+1)=6.123580e+000; foe(n+1)=5.966680e+001; krok(n+1)=8.153596e-006; ng(n+1)=2.915798e+002;
n=299; farx(n+1)=6.147653e+000; foe(n+1)=5.963233e+001; krok(n+1)=1.511997e-005; ng(n+1)=1.998377e+002;
n=300; farx(n+1)=6.115520e+000; foe(n+1)=5.959809e+001; krok(n+1)=8.164371e-006; ng(n+1)=2.898542e+002;

figure; semilogy(farx,'b'); hold on; semilogy(foe,'r'); xlabel('Iteracje'); ylabel('Earx, Eoe'); legend('Earx','Eoe'); title('Uczenie predyktora OE');
figure; subplot(2,1,1); semilogy(krok); xlabel('Iteracje'); ylabel('Krok');
subplot(2,1,2); semilogy(ng); xlabel('Iteracje'); ylabel('Norma gradientu');
Earx=farx(n+1)
Eoe=foe(n+1)
